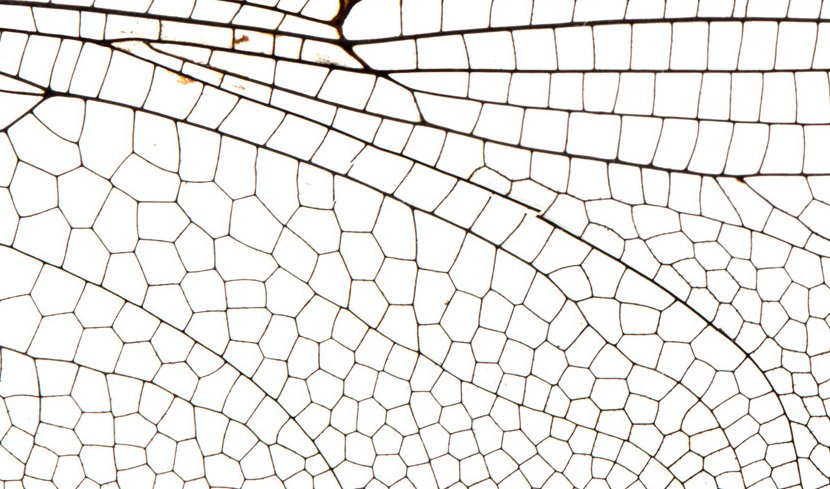
#> input picture dragonfly_wings.jpg, 830 x 489 px
$ jupyter execute --allow-errors IntroductionToTDAPart1.ipynb
#> lines starting #> are read from the running program, lines starting #| are printed output that depends on the picture
# Introduction to Topological Data Analysis, Part I

This notebook contains examples illustrating basic concepts from the field of Topological Data Analysis. Please see the accompanying lecture slides for more explanation.

To run this notebook, you need to install standard scientific computing libraries as well as specialized TDA packages `ripser` (which depends on `cython`) and `persim`.

[cell 1]
import numpy as np
import matplotlib.pyplot as plt
from mpl_toolkits.mplot3d import Axes3D

## Example 1: Clustering Algorithms

We demonstrate the performance of several clustering algorithms on the following toy dataset.

[cell 2]
# Import packages for creating toy datasets and plotting
from sklearn.datasets import make_circles
from sklearn.datasets import make_blobs

# Create two datasets using above functions
X1, y1 = make_circles(n_samples=500, noise = 0.05, factor=0.3, random_state = 3)
X2, y2 = make_blobs(n_samples=500, centers=2, center_box = (-10,10), random_state=2)

# Combine the toy datasets. The first one is scaled and translated.
X = np.concatenate((3*X1-np.array([[12,0]]),X2),axis=0)

# Plot the result
plt.scatter(X[:,0],X[:,1]);

### $k$-Means Clustering

One of the most basic clustering algorithms is *$k$-Means Clustering*. The function is included in `scikit-learn`. To run $k$-Means, one must choose $k$. This is a nontrivial task in *unsupervised* learning, where ground truth labels are not known.

[cell 3]
from sklearn.cluster import KMeans
kmeans = KMeans(n_clusters=2).fit(X)
# Choose 2 clusters to start
# It's pretty clear that this is not the correct choice

plt.scatter(X[:,0],X[:,1],c = kmeans.labels_);

[cell 4]
from sklearn.cluster import KMeans
kmeans = KMeans(n_clusters=3).fit(X)
# 3 clusters gives something reasonable
# Still not correct

plt.scatter(X[:,0],X[:,1],c = kmeans.labels_);

No matter how many clusters we choose, $k$-Means will not be able to separate the concentric circles---the means of the circles are the same, so there is no hope!

[cell 5]
from sklearn.cluster import KMeans
kmeans = KMeans(n_clusters=4).fit(X)

plt.scatter(X[:,0],X[:,1],c = kmeans.labels_);

### DBSCAN

Another popular clustering alborithm is DBSCAN. DBSCAN will choose the number of clusters based on the data. There are different parameters to choose here -- `eps` and `min_samples` -- which have a big effect on the performance of the algorithm

[cell 6]
from sklearn.cluster import DBSCAN
dbscan = DBSCAN(eps = 2, min_samples=5).fit(X)
plt.scatter( X[:,0], X[:,1], c=dbscan.labels_ );

If we tune the parameters correctly, DBSCAN will be able to separate the concentric circles.

[cell 7]
from sklearn.cluster import DBSCAN
dbscan = DBSCAN(eps = 1, min_samples=5).fit(X)
plt.scatter( X[:,0], X[:,1], c=dbscan.labels_ );
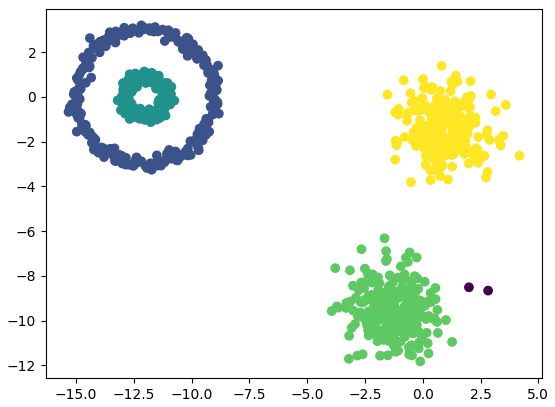
#> figure drawn by matplotlib, 1 panel

### Hierarchical Clustering

These clustering algorithms (and most others) have a common type of output -- they partition the data into labeled subsets. This misses 'finer scale' clustering behavior. I.e., the concentric circles seem to form their own subcluster, as do the 'blobs'.

There is another style of clustering algorithm called *hierarchical clustering* which produces a summary of clustering behavior at all scales. The output here can be viewed as a *dendrogram*.

[cell 8]
from scipy.cluster.hierarchy import dendrogram, linkage

fig = plt.figure(figsize=(10,5))
ax = fig.add_subplot(1, 1, 1)
linked = linkage(X, 'single')
dendrogram(linked, labels = None, show_leaf_counts=False)
ax.set_xticklabels([]);
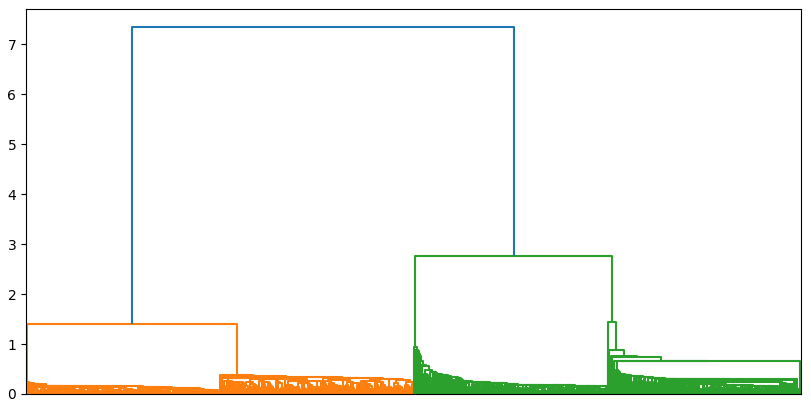
#> figure drawn by matplotlib, 1 panel

The above shows that there are two clusters at the largest scale. Each of those consists of two clusters at a smaller scale. Below this there are lots of very indistinct clusters, which can be read as 'noise'.

Labels for the points can be extracted from the dendrogram via the *agglomerative clustering* algorithm. Like $k$-Means, the function requires us to choose a number of clusters. The difference is that we can now make a very educated guess, using the dendrogram as our guide.

We can see the two biggest clusters...

[cell 9]
from sklearn.cluster import AgglomerativeClustering
ac = AgglomerativeClustering(n_clusters=2, linkage = 'single')
ac.fit(X)
plt.scatter(X[:,0],X[:,1],c=ac.labels_);

... or the 4 biggest clusters ...

[cell 10]
ac = AgglomerativeClustering(n_clusters=4, linkage = 'single')
ac.fit(X)
plt.scatter(X[:,0],X[:,1],c=ac.labels_);
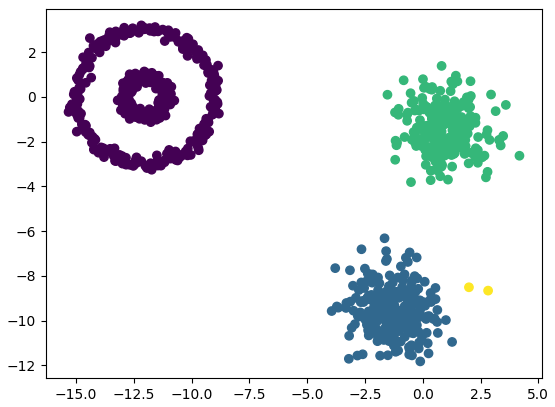
#> figure drawn by matplotlib, 1 panel

... or the 5 biggest clusters, which looks like the output of DBSCAN ...

[cell 11]
ac = AgglomerativeClustering(n_clusters=5, linkage = 'single')
ac.fit(X)
plt.scatter(X[:,0],X[:,1],c=ac.labels_);
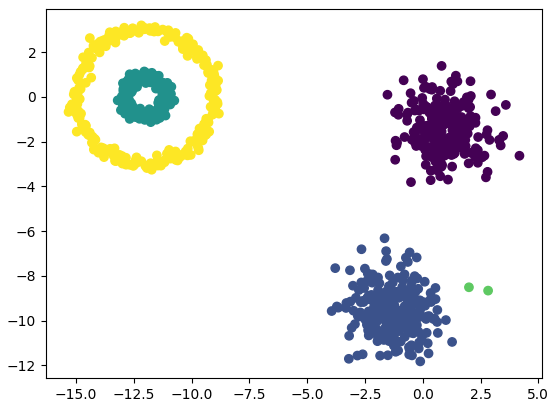
#> figure drawn by matplotlib, 1 panel

... or however many clusters we want, which will pick out increasingly fine information.

[cell 12]
ac = AgglomerativeClustering(n_clusters=100, linkage = 'single')
ac.fit(X)
plt.scatter(X[:,0],X[:,1],c=ac.labels_);
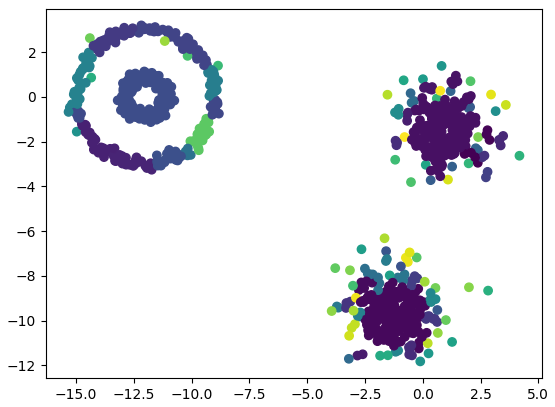
#> figure drawn by matplotlib, 1 panel

## Example 2: Computing Persistence Diagrams

The main topological feature that is used in TDA is called a *persistence diagram*. In this example we compute persistence diagrams for several point clouds. We will use specialized Python packages for TDA called `ripser` and `persim`.

[cell 13]
# Import packages
from ripser import ripser
# ripser is a package for computing barcodes from Vietoris-Rips complexes
from persim import plot_diagrams
# persim is a package for displaying and computing distances between persistence diagrams

### Random Point Cloud

We begin by defining a toy dataset. Let's just take a bunch of random points in the plane.

[cell 14]
data = np.random.random((100,2)) # Define a random point cloud of 100 points in the plane
fig = plt.figure(figsize=(5,5)) # Create a figure to display the random point cloud
ax = fig.add_subplot(111)
ax.scatter(data[:, 0], data[:, 1]) # Plot the data on the axes. +b plots as a scatter plot of blue + signs.
ax.axis('equal'); # Set the aspect ratio to use equal axis scales.
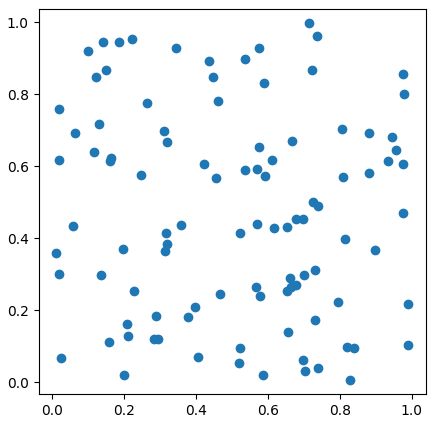
#> figure drawn by matplotlib, 1 panel

Now we compute the persistent homology of the dataset. This is done by applying the `ripser` function. Ripser has lots of options, such as range of dimensions to compute, type of data etc.

#> (a cell that did not finish here is left out)

Let's take a look at the output of ripser.

#> (a cell that did not finish here is left out)

The types of things that ripser computed are listed under various 'keys'. Let's take a look at those.

#> (a cell that did not finish here is left out)

The computation that we really care about is under the 'dgms' key.

#> (a cell that did not finish here is left out)

We see that the output of diagrams is a pair of arrays. These are points in the persistence diagram for degree-0 and degree-1 persistent homology, respectively. We can now plot these diagrams. This can be done on separate axes, or on the same axis.

#> (a cell that did not finish here is left out)

#> (a cell that did not finish here is left out)

#> (a cell that did not finish here is left out)

### Circles and Blobs

Applying persistent homology to the dataset from Example 1, we observe the multiscale clustering structure as wel as the fact that there are circles in the data.

#> (a cell that did not finish here is left out)

### Spheres

Let's examine the persistent homology of point clouds on spheres. First we define a function to randomly sample from Euclidean spheres. Then we sample 250 points from a sphere in 3-space and plot the result.

[cell 23]
# Define a function to sample randomly from a sphere
def sample_spherical(npoints, ndim=3):
    sample = np.random.randn(ndim, npoints)
    sample /= np.linalg.norm(sample, axis=0)
    sample = sample.T
    return sample

# Randomly sample from a sphere with added noise
def noisy_sample_spherical(npoints, ndim, noise_level = 0.01):
    sphere = sample_spherical(npoints, ndim)
    noise = np.random.multivariate_normal(ndim*[0], noise_level*np.eye(ndim), npoints)
    sample = sphere + noise
    return sample

Let's first look at a sphere sitting in $\mathbb{R}^2$, a.k.a. a circle.

[cell 24]
data = noisy_sample_spherical(100,2)
# Generate the noisy circle.

# Plot the data as a scatter plot.
fig = plt.figure()
ax1 = fig.add_subplot(111)
ax1.plot(data[:, 0], data[:, 1], 'ob', label='Source samples');
ax1.axis('equal');
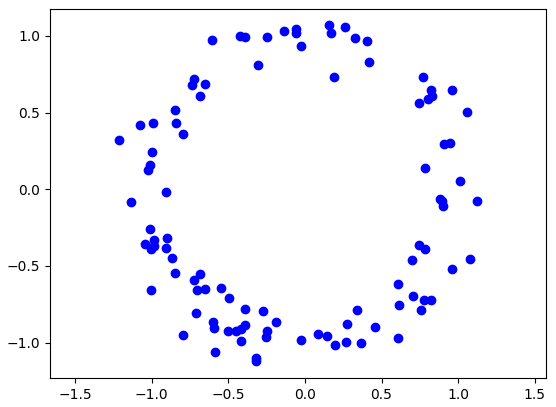
#> figure drawn by matplotlib, 1 panel

#> (a cell that did not finish here is left out)

Playing with parameters, we can make the circle more densely sampled or much noisier.

[cell 26]
numsamp = 200
noise = .1

data = noisy_sample_spherical(numsamp,ndim=2,noise_level=noise)

fig = plt.figure(figsize=(5,5))
ax1 = fig.add_subplot(111)
ax1.plot(data[:, 0], data[:, 1], 'ob');
ax1.axis('equal')
#> (the rest of this cell did not finish here and is left out)

Now let's compute the persistence diagrams for a sphere in $\mathbb{R}^3$. We can specify that we want to compute homology up to degree-2. We then plot the persistence diagrams on the same axes.

#> (a cell that did not finish here is left out)

[cell 28]
sphere = noisy_sample_spherical(250,3)

fig = plt.figure()
ax = Axes3D(fig)
ax.scatter(sphere[:,0],sphere[:,1],sphere[:,2], c='b', marker='o');
ax.set_aspect('equal');

[cell 29]
import time

start0 = time.time()
#> (the rest of this cell did not finish here and is left out)

Observe in the persistence diagrams that there is one highly persistent 0-cycle and a single 2-cycle. These reflect the topology of the sphere.

# Example 3: Filtering an Image

This example is adapted from one appearing in the documentation for Ripser https://github.com/scikit-tda/ripser.py.

The goal is to apply these techniques to study the following stock image of a dragonfly wing, available at <a href = "https://all-free-download.com/free-photos/download/dragonfly-wings_207742.html">this link</a>

If we think of each pixel value as the output of a function, this image can be understood as the graph of a surface. If white pixels correspond to large function values, then we can imagine that the center of each 'cell' in the wing corresponds to a local max of the function. If we take the negative of our function, each cell corresponds to a local min.

We suspect that the degree-0 persistent homology of a sublevel set filtration of this graph would pick out these local mins as points with high persistence. The goal of this example is to test this intuition.

## Processing the Image

We begin by converting the image to true greyscale, then smoothing it (creating a smoother surface graph).

[cell 30]
import PIL

wing_original = plt.imread("dragonfly_wings.jpg")
#> wing_original is the input picture: shape (489, 830, 3); mean R, G, B 237, 235, 232.5
wing_grey = np.asarray(PIL.Image.fromarray(wing_original).convert('L'))
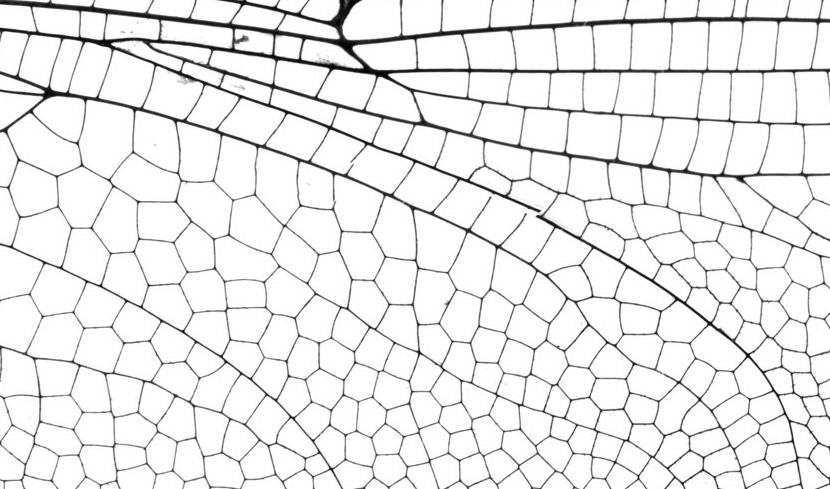
#> wing_grey: shape (489, 830); min 1, max 255, mean 235.3

plt.subplot(121)
plt.title('Original')
plt.imshow(wing_original)
plt.axis('off')
plt.subplot(122)
plt.title('Greyscale')
plt.imshow(wing_grey, cmap='gray')
plt.axis('off')
plt.show()

When we smooth, we will add a small amount of noise to each pixel value. This is a *hack* to make the pixel values unique. It will help us plot later.

[cell 31]
from scipy import ndimage

# Smooth the image using a moving average and add some random noise
smoothed = ndimage.uniform_filter(wing_grey.astype(np.float64), size=20)
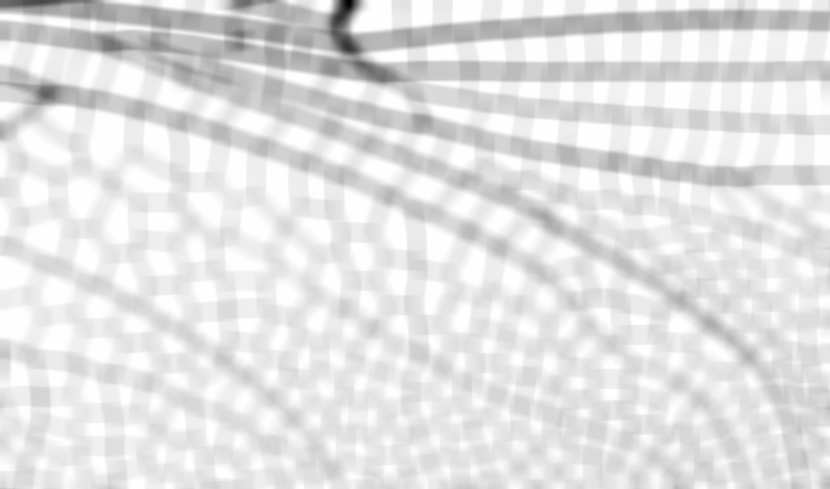
#> smoothed: shape (489, 830) float64; min 77.74, max 255, mean 235.3; drawn with min black and max white
smoothed += 0.01 * np.random.randn(*smoothed.shape)

plt.figure(figsize=(10, 5))
plt.subplot(121)
plt.title('Greyscale')
im = plt.imshow(wing_grey, cmap='gray')
plt.colorbar(im, fraction=0.03)

plt.subplot(122)
im = plt.imshow(smoothed, cmap='gray')
plt.title('Smoothed')
plt.colorbar(im, fraction=0.03)

plt.tight_layout()
plt.show()
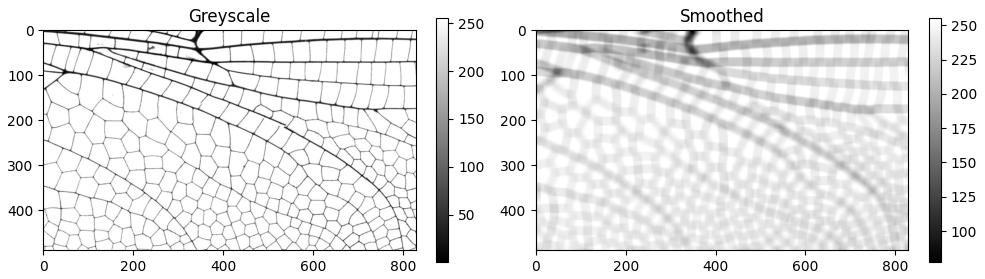
#> figure drawn by matplotlib, 4 panels
